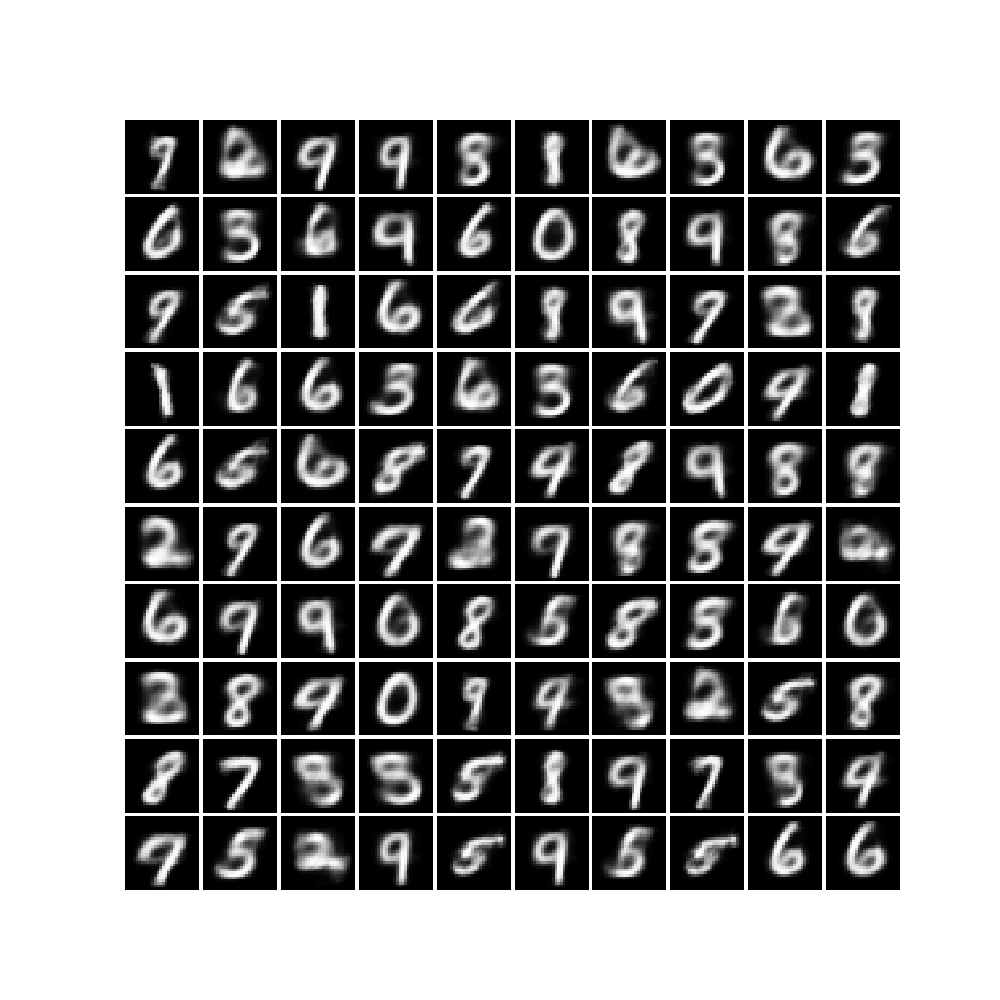

Python code for this plot:
from tensorflow.examples.tutorials.mnist import input_data
import tensorflow as tf
import numpy as np
import math
from util import plot, plot_loss, get_normal_prob, get_sample_z

mnist = input_data.read_data_sets("MNIST_data/", one_hot=True)
X_dim = mnist.train.images.shape[1]
Hidden_dim = 512
Z_dim = 2
batch_size = 32
X_ph = tf.placeholder(tf.float64, shape=[None, X_dim])
Z_ph = tf.placeholder(tf.float64, shape=[None, Z_dim])
K_EVALUATION = 1000
NUM_EPOCH = 100
TRAIN_DATA_SIZE = 60000
TEST_DATA_SIZE = 10000
Total_Train_Step = int(math.ceil(TRAIN_DATA_SIZE/batch_size))*NUM_EPOCH
Train_Epoch_Step = int(math.ceil(TRAIN_DATA_SIZE/batch_size))
Test_Epoch_Step = int(math.ceil(TEST_DATA_SIZE/batch_size))

'''
Decoding part
'''
P_W1 = tf.Variable(tf.random_normal([Z_dim, Hidden_dim], stddev=0.01, dtype=tf.float64), name='P_W1')
P_b1 = tf.Variable(tf.zeros([Hidden_dim], dtype=tf.float64), name='P_b1')
P_W2 = tf.Variable(tf.random_normal([Hidden_dim, X_dim], stddev=0.01,dtype=tf.float64), name='P_W2')
P_b2 = tf.Variable(tf.zeros([X_dim],dtype=tf.float64), name='P_b2')

def dencoder_network(Z):
    '''
    Prepare encoder network P(X|Z) 
    '''
    hidden_layer = tf.nn.relu(tf.matmul(Z, P_W1)+P_b1)

    logits = tf.matmul(hidden_layer, P_W2)+P_b2
    prob = tf.nn.sigmoid(logits, name = 'P_X_given_z')
    return prob, logits

'''
Encoding part
'''
Q_W1 = tf.Variable(tf.random_normal([X_dim, Hidden_dim], stddev=0.01,dtype=tf.float64), name='Q_W1')
Q_b1 = tf.Variable(tf.zeros([Hidden_dim], dtype=tf.float64), name='Q_b1')
Q_W2_mu = tf.Variable(tf.random_normal([Hidden_dim, Z_dim], stddev=0.01, dtype=tf.float64), name='Q_W2_mu')
Q_b2_mu = tf.Variable(tf.zeros([Z_dim], dtype=tf.float64), name='Q_b2_mu')
Q_W2_var = tf.Variable(tf.random_normal([Hidden_dim, Z_dim], stddev=0.01, dtype=tf.float64), name='Q_W2_var')
Q_b2_var = tf.Variable(tf.zeros([Z_dim], dtype=tf.float64), name='Q_b2_var')

def encoder_network(X):
    '''
    Prepare decoder network Q(z|X) 
    '''
    hidden_layer = tf.nn.relu(tf.matmul(X, Q_W1)+Q_b1)

    Z_mu = tf.matmul(hidden_layer, Q_W2_mu)+Q_b2_mu

    Z_var = tf.matmul(hidden_layer, Q_W2_var)+Q_b2_var

    return Z_mu, Z_var

'''
Training part
'''
def get_loss(X):
    # sample z from Q(z|x)
    Z_mu, Z_var = encoder_network(X)
    Z_sample, _ = get_sample_z(Z_mu, Z_var)

    _, logits = dencoder_network(Z_sample)

    # E[log P(X|Z)]
    E_loss = tf.reduce_sum(tf.nn.sigmoid_cross_entropy_with_logits(targets=X, logits=logits), 1)
    # D_KL(Q(z|X) || P(z))
    KL_loss = 0.5 * tf.reduce_sum(tf.exp(Z_var) + Z_mu ** 2 - 1. - Z_var, 1)
    # VAE loss
    vae_loss = tf.reduce_mean(E_loss + KL_loss)
    return vae_loss

def get_solver(loss):
    solver = tf.train.AdamOptimizer().minimize(loss)
    return solver

'''
Plot part
'''
def plot_result(sess):
    feed_dict ={
        Z_ph:np.random.randn(100, Z_dim)
    }
    X_samples, _ = dencoder_network(Z_ph)
    samples = sess.run(X_samples, feed_dict=feed_dict)
    fig = plot(samples)
    fig.savefig("VAE.png")

'''
Evaluate part
'''
def evaluate_kernel(X):
    Z_mu, Z_var = encoder_network(X)
    Z_sample, prob_q = get_sample_z(Z_mu, Z_var)
    prob, logits = dencoder_network(Z_sample)
    prob_p_xz = tf.reduce_sum(tf.nn.sigmoid_cross_entropy_with_logits(targets=X, logits=logits), 1)
    prob_p_xz = -tf.reshape(prob_p_xz, [-1,1])
    prob_p_xz = tf.exp(prob_p_xz)
    prob_p_z = get_normal_prob(Z_sample)
    tmp = prob_p_xz*prob_p_z / prob_q
    return tmp

def evaluate(sess, X):

    one_step_eval= evaluate_kernel(X)
    trainresult = []
    for i in range(Train_Epoch_Step):
        feed_dict = {
            X: mnist.train.next_batch(batch_size)[0]
        }
        tmpresult = []
        for k in range(K_EVALUATION):
            tmp = sess.run([one_step_eval], feed_dict=feed_dict)
            tmpresult.append(tmp)
        tmpresult = np.mean(np.asarray(tmpresult),0)
        tmpresult = np.log(tmpresult)
        trainresult.append(np.mean(tmpresult))

    testresult = []
    for i in range(Test_Epoch_Step):
        feed_dict = {
            X: mnist.test.next_batch(batch_size)[0]
        }
        tmpresult = []
        for k in range(K_EVALUATION):
            tmp= sess.run([one_step_eval], feed_dict=feed_dict)
            tmpresult.append(tmp)
        tmpresult = np.mean(np.asarray(tmpresult),0)
        tmpresult = np.log(tmpresult)
        testresult.append(np.mean(tmpresult))
    return np.mean(trainresult), np.mean(testresult)

def main():

    loss = get_loss(X_ph)
    solver = get_solver(loss)
    saver = tf.train.Saver()
    sess = tf.Session()
    sess.run(tf.global_variables_initializer())
    train_loss = []
    test_loss = []

    for i in range(Total_Train_Step):
        if i % (10*Train_Epoch_Step) == 0:
            print("<<<<<<<<<<<<<<evaluation>>>>>>>>>>>>>>")
            print("Step:"+str(i))
            train_L, test_L = evaluate(sess, X_ph)
            train_loss.append(train_L)
            test_loss.append(test_L)
            print('train_L: %f, test_L: %f'%(train_L,test_L))
        feed_dict={
            X_ph:mnist.train.next_batch(batch_size)[0]
        }
        sess.run(solver, feed_dict = feed_dict)

    #Final evaluation
    print("<<<<<<<<<<<<<<evaluation>>>>>>>>>>>>>>")
    print("Step:" + str(i))
    train_L, test_L = evaluate(sess, X_ph)
    train_loss.append(train_L)
    test_loss.append(test_L)
    print('train_L: %f, test_L: %f' % (train_L, test_L))
    #plot result
    plot_result(sess)
    plot_loss(train_loss, test_loss, 'VAE')
    # save model
    save_path = saver.save(sess, "Model/vae_model.ckpt")

if __name__ == "__main__":
    main()